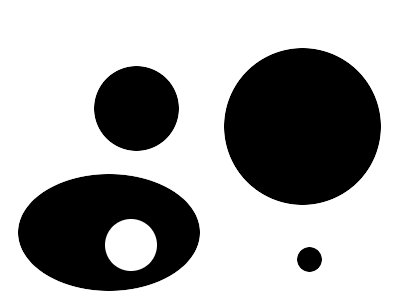
//> input picture opencv_1/houghcircles/circles.png, 420 x 300 px
$ ./houghcircles circles.png   (built with g++ and OpenCV 4)
//> lines starting //> are read from the running program, lines starting //| are printed output that depends on the picture; after the words box and inside, x2 and y2 are one past the last pixel; in counts of white or black regions, pixels touching at a corner belong together
#include <cv.h>
#include <highgui.h>
#include <math.h>

int main(int argc, char** argv)
{
    IplImage* img;
    if( argc == 2 && (img=cvLoadImage(argv[1], 1))!= 0)
//> img is the input picture: 300 rows x 420 cols, CV_8UC3; min 0, max 255, mean 174.2
    {
        IplImage* gray = cvCreateImage( cvGetSize(img), 8, 1 );
        CvMemStorage* storage = cvCreateMemStorage(0);
        cvCvtColor( img, gray, CV_BGR2GRAY );
        cvSmooth( gray, gray, CV_GAUSSIAN, 9, 9 ); // smooth it, otherwise a lot of false circles may be detected
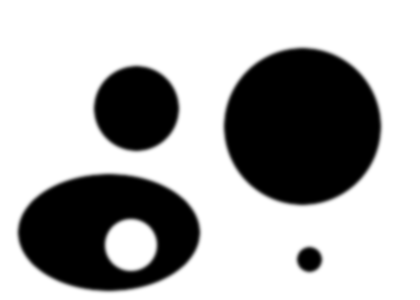
//> gray: 300 rows x 420 cols, CV_8UC1; min 0, max 255, mean 174.2
        CvSeq* circles = cvHoughCircles( gray, storage, CV_HOUGH_GRADIENT, 2, gray->height/4, 200, 100 );
//> circles = 3 circles (x, y, radius): [303, 127, 79.2], [135, 107, 43.2], [131, 245, 26.2]
        int i;
        for( i = 0; i < circles->total; i++ )
        {
             float* p = (float*)cvGetSeqElem( circles, i );
             cvCircle( img, cvPoint(cvRound(p[0]),cvRound(p[1])), 3, CV_RGB(0,255,0), -1, 8, 0 );
             cvCircle( img, cvPoint(cvRound(p[0]),cvRound(p[1])), cvRound(p[2]), CV_RGB(255,0,0), 3, 8, 0 );
        }
//> this loop made 3 passes
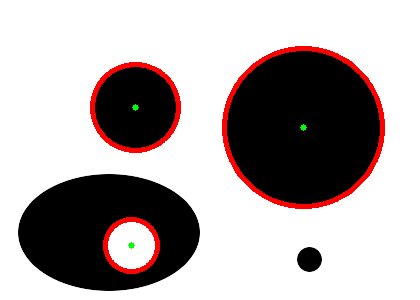
//> img: 300 rows x 420 cols, CV_8UC3; 3.75% of pixels changed, all inside (x1, y1, x2, y2) = (90, 46, 385, 274)
        cvNamedWindow( "circles", 1 );
        cvShowImage( "circles", img );
        cvWaitKey(0);
    }
    return 0;
}
